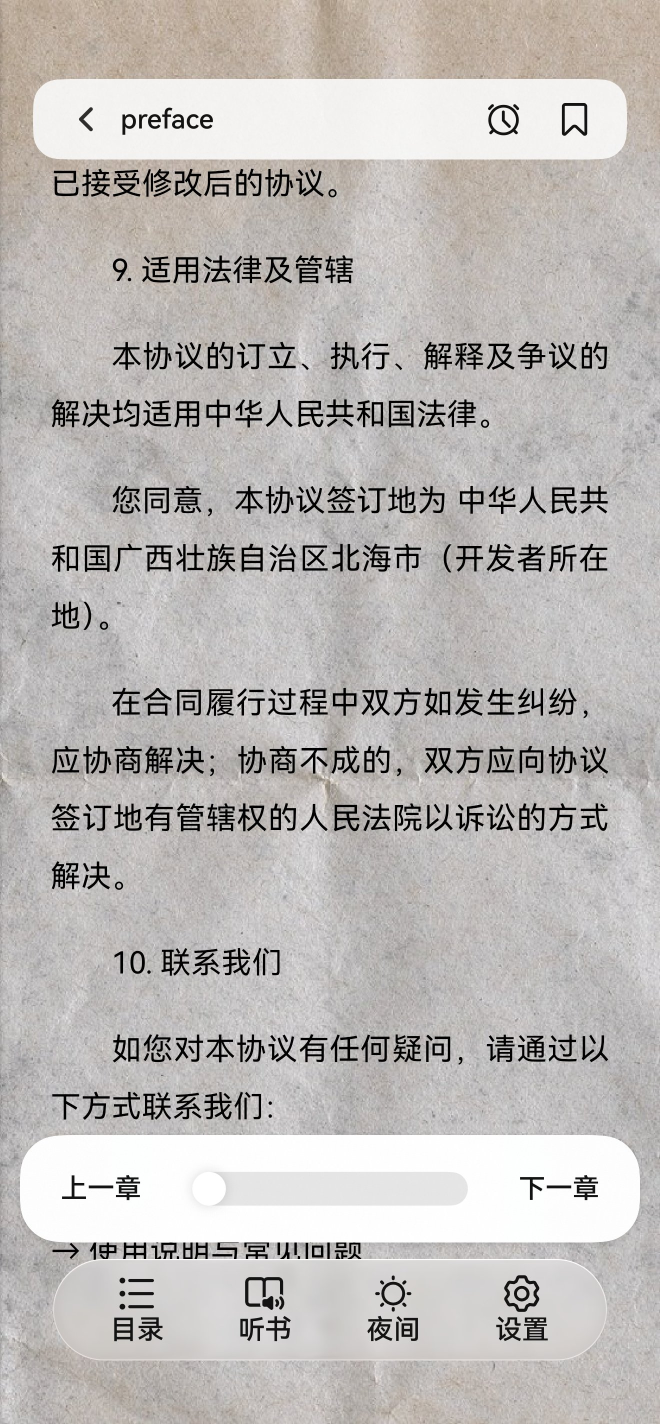
#> input picture promo/src/mat_a_leather.jpg, 1320 x 2848 px (shown at 1/2 size)
$ python make_material_stitch.py
#> lines starting #> are read from the running program, lines starting #| are printed output that depends on the picture
# -*- coding: utf-8 -*-
"""
「同一页 · 三段材质」拼接模块（2026-10-07；2026-10-12 改为**仅供复用**）
======================================================================
需求（用户原话，2026-10-07）：
    「整个一个图片，比如说我们找到其中一张，这一张分三份，上三分之一、中三分之一、
      下三分之一；我们三张图片都是一样的内容、一样的布局，那么**图1 是上、图2 是中、
      图3 是下**，拼在一起是**一个完整的页面**。」
    「不要顶部状态栏，但是内容要显示全。」

做法：
  ① 三张截图同内容同版式 ⇒ 取**同一个正文区**（顶栏整条去掉），按 y 三等分；
  ② 三个切点**吸附到正文行间隙**（`probe_lines.py` 实测：行高 56px、行间隙 56~118px），
     避免把某一行汉字切成两半 —— 三段拼起来的仍然是一页**完整可读**的正文；
  ③ 第 1 段取图1、第 2 段取图2、第 3 段取图3，上下相接 = 一整页，
      页面上三分之一/中三分之一/下三分之一分别是三种材质 ⇒「同样位置、不同材质」。

⚠️ 2026-10-12 变更（用户指示）：
   独立海报「同一页-三段材质」**不再单独出图** —— 它并入了「超多材质」那张，
   改为**双层倾斜叠加**：上层 = 更多材质弹窗（选择窗），下层 = 这一页（效果）。
   ⇒ 本模块**只保留 `stitched_page()` 供 `make_posters.material_stack()` 调用**。

实测边界（源图 1320×2848，脚本 `probe_chrome.py` / `probe_lines.py`）：
  · 阅读器顶栏（'< preface' 白色圆角条）y ≈ 155..320 ⇒ 正文从 **322** 起
  · 底部胶囊条（上一章/下一章）y ≈ 2255..2490        ⇒ 正文到 **2250** 止
  · 正文行带：1)338-394 2)511-567 3)684-740 4)799-855 5)972-1028 6)1087-1144
              7)1204-1259 8)1376-1432 9)1492-1551 10)1607-1663 …
  ⇒ 切点 1 取 **964**（落在行4与行5之间）、切点 2 取 **1600**（落在行9与行10之间）

用法：
    python promo/make_material_stitch.py --size 1080x1440   # 只导出拼好的那一页（调试用）
"""

import argparse
import os
import sys

from PIL import Image, ImageDraw, ImageFilter

sys.path.insert(0, os.path.dirname(os.path.abspath(__file__)))
# 复用第一套海报的基元（同一套视觉标准：渐变 / 压暗 / 光斑 / 噪点 / 字体 / 圆角遮罩）
import make_posters as P  # noqa: E402

ROOT = os.path.dirname(os.path.abspath(__file__))
SRC = os.path.join(ROOT, 'src')
OUT = os.path.join(ROOT, 'out')

# ── 素材：图1 供上段、图2 供中段、图3 供下段（顺序 = 用户给的顺序）────────────
SHOTS = ['mat_a_leather.jpg', 'mat_b_floral.jpg', 'mat_c_feather.jpg']

# ── 素材：三段分别取自哪张（索引进 SHOTS）──────────────────────────────────
# 用户 2026-10-07 追加要求：「现在的上中下应该改成**中、上、下**顺序」
# ⇒ 最上段用原来的中段（图2 花卉）、中间段用原来的上段（图1 皮革）、最下段仍是图3（羽毛）。
BAND_SOURCE = [1, 0, 2]

# ── 正文区与三等分切点（都吸附在行间隙里，见文件头实测值）────────────────────
CONTENT_TOP = 322
CONTENT_BOTTOM = 2250
CUT1 = 964
CUT2 = 1600
# 三段：上 / 中 / 下（每段的 y 区间）
BANDS = [(CONTENT_TOP, CUT1), (CUT1, CUT2), (CUT2, CONTENT_BOTTOM)]

# ── 文案：**用户原文照抄**（2026-10-07 用户指定，未改一字）──────────────────────
TITLE = '界面优雅'
SUB = '简单纯粹，怎么极致怎么来！'

# 暖调深色背景：衬得住米色皮革与白色花卉/羽毛
C1 = (16, 12, 8)
C2 = (74, 59, 44)
ACCENT = (232, 199, 155)

def stitched_page():
    """把三张截图各取一段拼成**一整页**（同一内容、同一版式，三段三种材质）

    段序 = `BAND_SOURCE`（上 / 中 / 下 各自取哪张图），切点见 `BANDS`。
    """
    shot0 = Image.open(os.path.join(SRC, SHOTS[0]))
#> shot0 is the input picture: PIL image 1320x2848 RGB; mean R, G, B 188.4, 185, 182.8
    w = shot0.size[0]
#> w = 1320
    page = Image.new('RGB', (w, CONTENT_BOTTOM - CONTENT_TOP))
#> page: PIL image 1320x1928 RGB; every value is 0
    for i, src_idx in enumerate(BAND_SOURCE):
        top, bottom = BANDS[i]
        shot = Image.open(os.path.join(SRC, SHOTS[src_idx])).convert('RGB').crop((0, top, w, bottom))
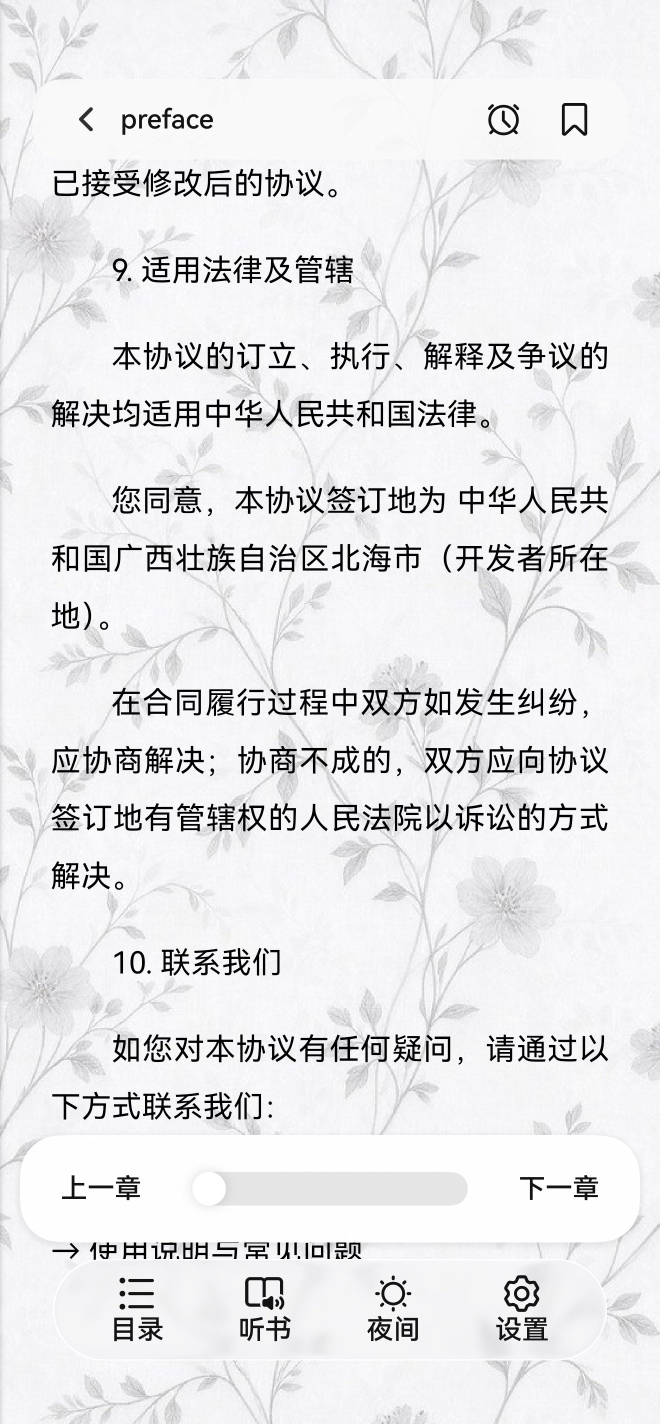
#> input picture promo/src/mat_b_floral.jpg, 1320 x 2848 px (shown at 1/2 size)
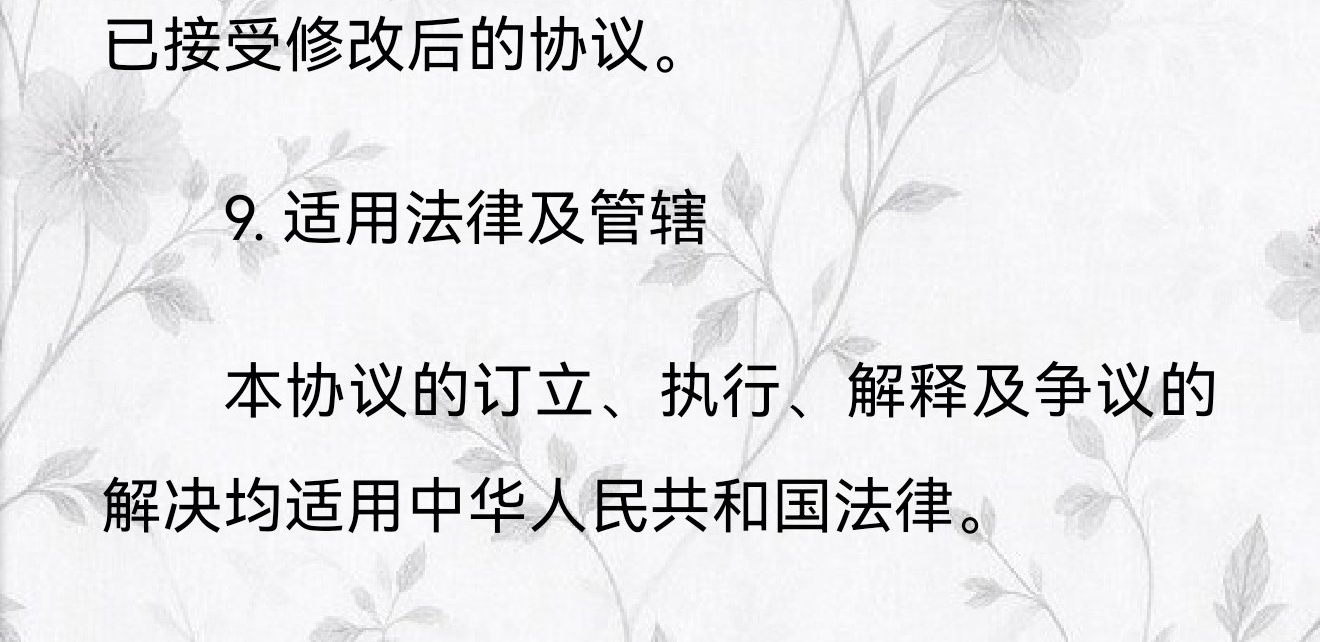
#> shot: PIL image 1320x642 RGB; mean R, G, B 228.7, 228.7, 230.5
        page.paste(shot, (0, top - CONTENT_TOP))
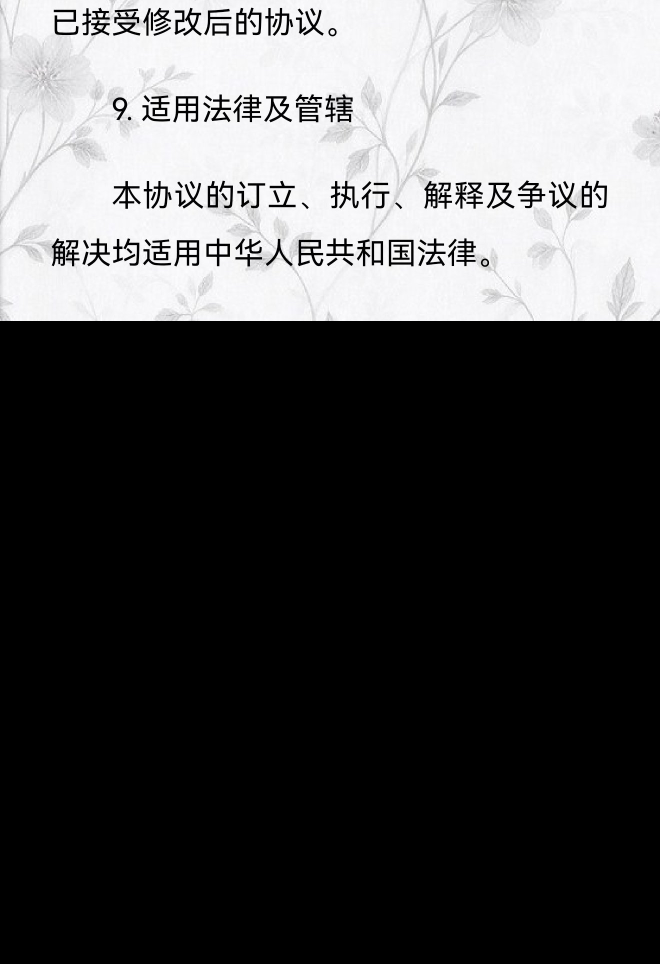
#> page: PIL image 1320x1928 RGB (shown at 1/2 size); mean R, G, B 76.2, 76.1, 76.8
#> pass 3 of the loop in stitched_page, `for i, src_idx in enumerate(BAND_SOURCE):`:
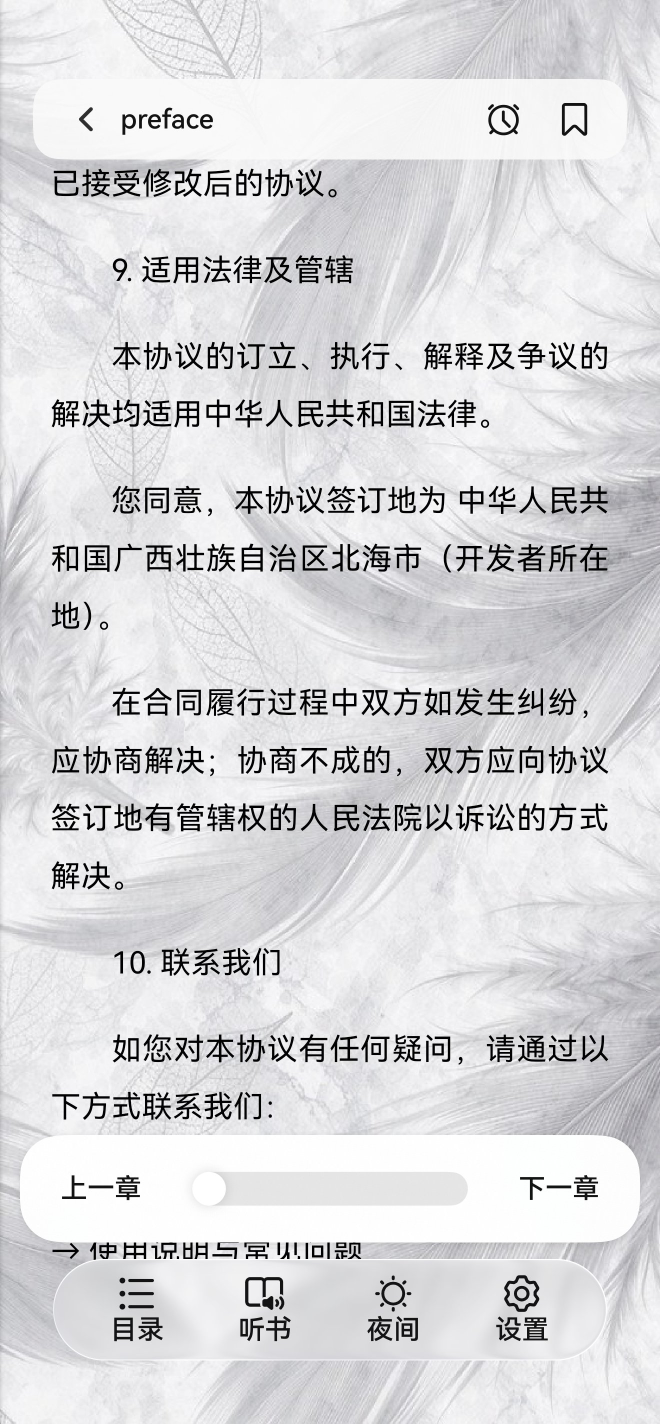
#> input picture promo/src/mat_c_feather.jpg, 1320 x 2848 px (shown at 1/2 size)
#> in stitched_page, `shot = Image.open(os.path.join(SRC, SHOTS[src_idx])).convert('RGB').cr..`:
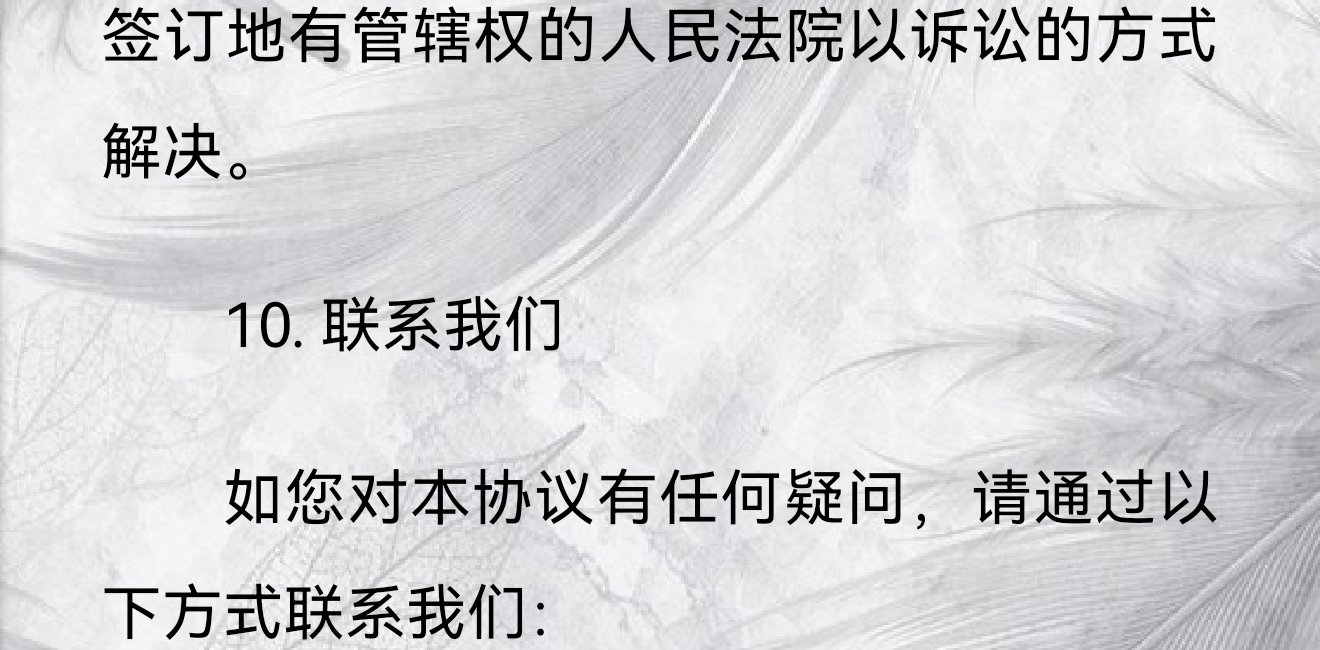
#> shot: PIL image 1320x650 RGB; mean R, G, B 211.8, 211.7, 214.1
#> in stitched_page, `page.paste(shot, (0, top - CONTENT_TOP))`:
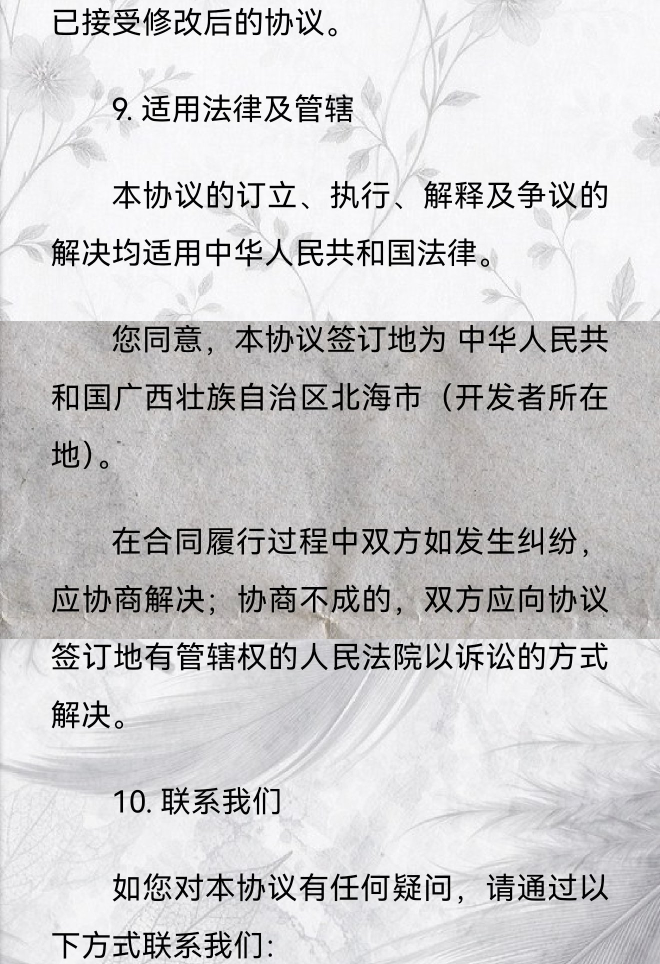
#> page: PIL image 1320x1928 RGB (shown at 1/2 size); mean R, G, B 205.2, 204.3, 205.6
    return page

# [80 lines left out: functions base_canvas, header_block, compose, not called in this run]

def main():
    """**不再产出海报**，只把拼好的那一页导出到 out/<W>x<H>/ 供人工核对。"""
    ap = argparse.ArgumentParser()
    ap.add_argument('--size', default='1080x1440')
    args = ap.parse_args()
    W, H = (int(v) for v in args.size.lower().split('x'))

    out_dir = os.path.join(OUT, f'{W}x{H}')
    os.makedirs(out_dir, exist_ok=True)
    page = stitched_page()
    path = os.path.join(out_dir, '同一页-三段材质_原图.jpg')
    page.save(path, quality=95, subsampling=1)
    print(f'同一页-三段材质_原图  {page.size[0]}x{page.size[1]}  -> {path}')
#| 同一页-三段材质_原图  1320x1928  -> promo/out/1080x1440/同一页-三段材质_原图.jpg

if __name__ == '__main__':
    main()
